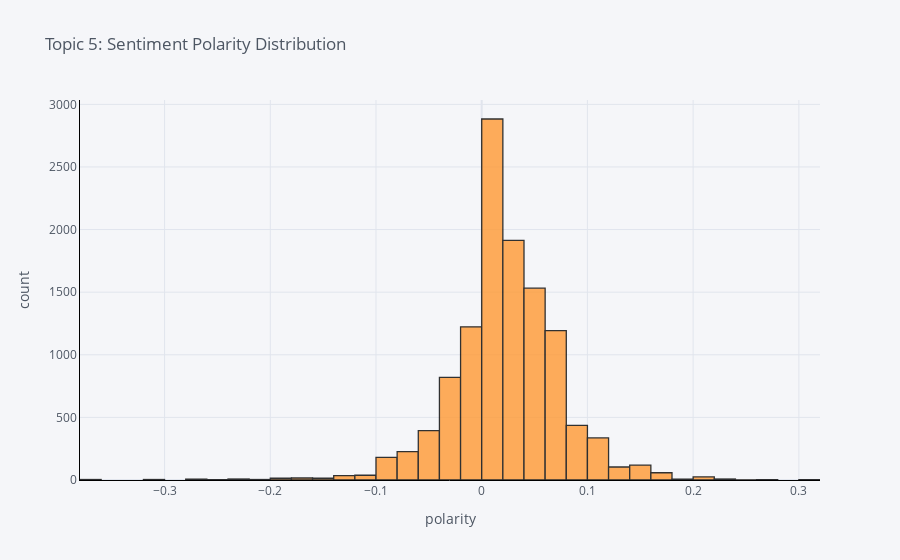

The notebook cell this image was saved under:
### Code cell
plot_model(lda, plot='sentiment', topic_num = 'Topic 5')

### Figure 1 — Plotly figure (JSON) as saved in the notebook; plotly's stock layout.template omitted (floating-point values rounded to 4 significant figures; data arrays with more than 128 entries replaced by an {"elided": "..."} marker saying what was removed)
{"data": [{"histfunc": "count", "histnorm": "", "marker": {"color": "rgba(255, 153, 51, 1.0)", "line": {"color": "#000000", "width": 1.3}}, "name": "Themes", "nbinsx": 50, "opacity": 0.8, "orientation": "v", "type": "histogram", "x": {"elided": "11613 float values"}}], "layout": {"barmode": "overlay", "legend": {"bgcolor": "#F5F6F9", "font": {"color": "#4D5663"}}, "paper_bgcolor": "#F5F6F9", "plot_bgcolor": "#F5F6F9", "title": {"font": {"color": "#4D5663"}, "text": "Topic 5: Sentiment Polarity Distribution"}, "xaxis": {"gridcolor": "#E1E5ED", "linecolor": "black", "showgrid": true, "tickfont": {"color": "#4D5663"}, "title": {"font": {"color": "#4D5663"}, "text": "polarity"}, "zerolinecolor": "#E1E5ED"}, "yaxis": {"gridcolor": "#E1E5ED", "linecolor": "black", "showgrid": true, "tickfont": {"color": "#4D5663"}, "title": {"font": {"color": "#4D5663"}, "text": "count"}, "zerolinecolor": "#E1E5ED"}}}
